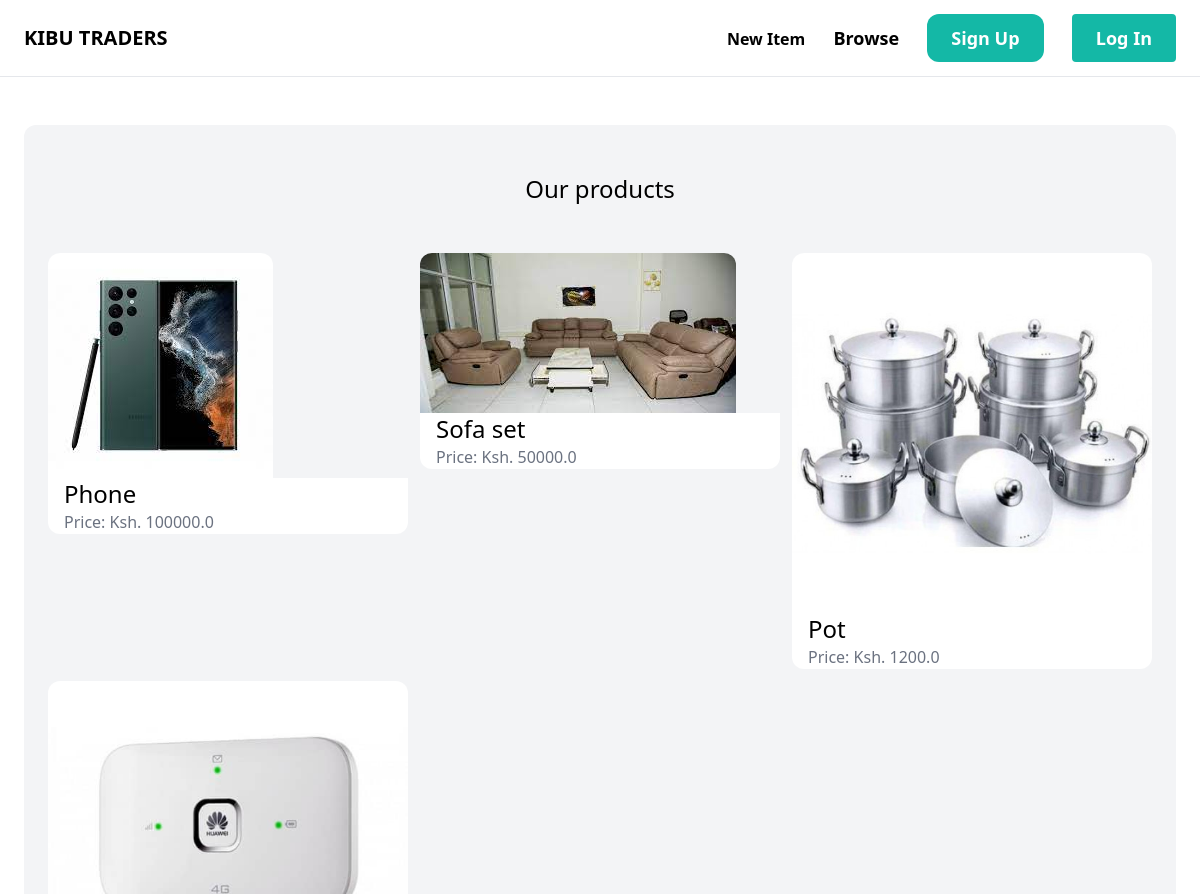
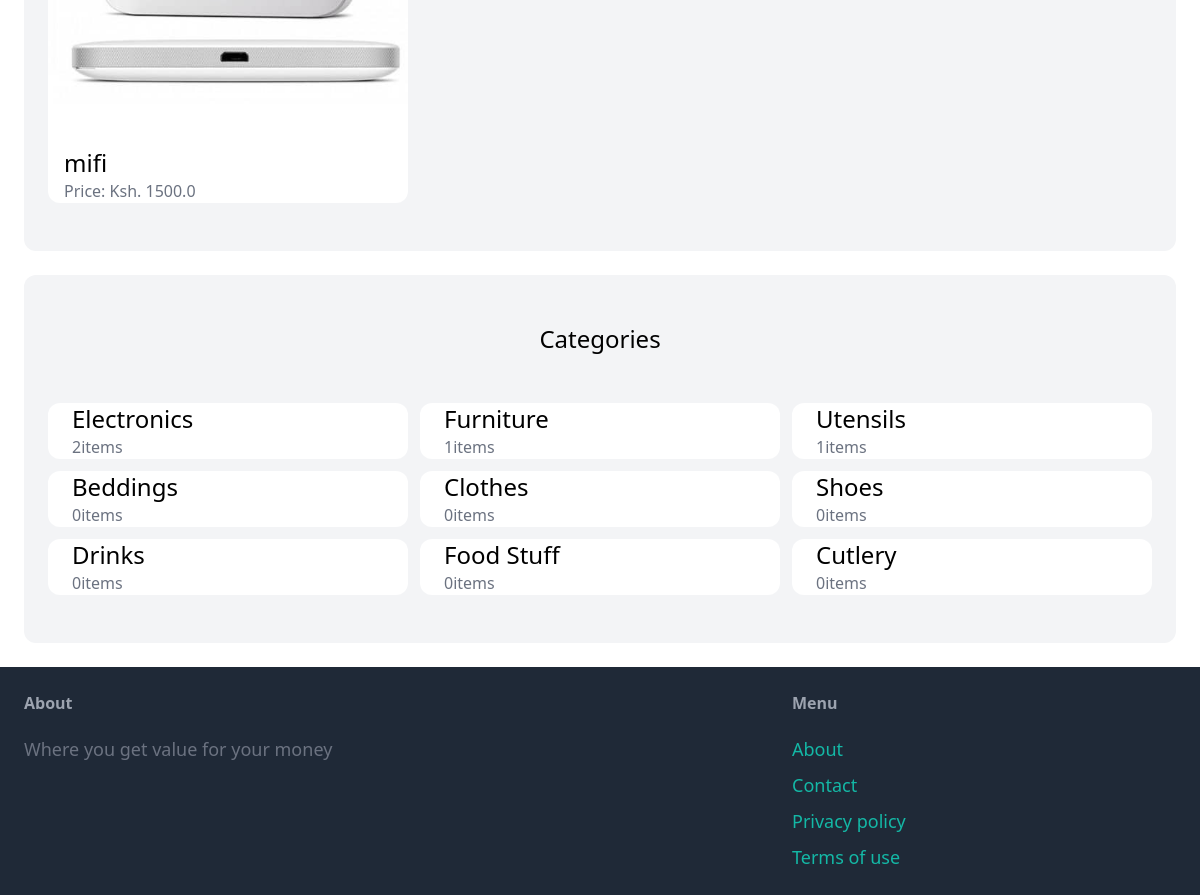
The page / on the database its author committed (2 pictures, top to bottom).
### item/models.py (models this page shows, shortened)
class Item(models.Model):
    category = models.ForeignKey(Category,related_name='items',on_delete=models.CASCADE)
    name = models.CharField(max_length=255)
    description = models.TextField(blank=True, null=True)
    price = models.FloatField()
    image = models.ImageField(upload_to='items_images',blank=True,null=True)
    is_sold = models.BooleanField(default=False)
    created_by = models.ForeignKey(User, related_name='items', on_delete=models.CASCADE)
    created_at = models.DateTimeField(auto_now_add=True)

class Category(models.Model):
    name = models.CharField(max_length=255)
    class Meta:
        verbose_name_plural = 'Categories'

### core/views.py (the view)
# urls.py: path('', views.index, name='index'),
def index(request):
    items = Item.objects.filter(is_sold=False)[0:6]
    category = Category.objects.all()
    return render(request, 'core/index.html',{
        'categories':category,
        'items':items})

### core/templates/core/index.html (shortened to what this page needs)
{% extends "core/base.html" %}
{%block content%}
    <div class="mt-6 px-6 py-12 bg-gray-100 rounded-xl">
        <h2 class= "mb-12 text-2xl text-center">Our products</h2>
        <div class= "grid grid-cols-3 gap-3">
            {% for item in items%}
                <div>
                    <a href="{% url 'item:detail' item.id %}">
                        <div>
                            <img src="{{ item.image.url }}" class="rounded-t-xl">
                        </div>
                        <div class="px-4 bg-white rounded-b-xl">
                            <h2 class = "text-2xl">{{item.name}}</h2>
                            <p class="text-gray-500">Price: Ksh. {{item.price}}
                        </div>
                    </a>
                </div>
            {% endfor %}
        </div>
    </div>
    <div class="mt-6 px-6 py-12 bg-gray-100 rounded-xl">
        <h2 class= "mb-12 text-2xl text-center">Categories</h2>
        <div class= "grid grid-cols-3 gap-3">
            {% for category in categories%}
            <div>
                <a href="#">
                    <div class="px-6 bg-white rounded-xl">
                        <h2 class = "text-2xl">{{ category.name }}</h2>
                        <p class="text-gray-500"> {{ category.items.count }}items</p>
                    </div>
                </a>
            </div>
            {% endfor %}
        </div>
    </div>
{%endblock%}

### core/templates/core/base.html (shortened to what this page needs)
<!doctype html>
<html>
    <head>
        <script src="https://cdn.tailwindcss.com"></script>
    </head>
    <body>
        <nav class='py-6 px-6 flex justify-between items-center border-b border-gray-200'>
            <a href='/'  class='text-xl font-semibold'>KIBU TRADERS </a>
            <div class='space-x-6'>
                <a href="#" class='text-ly font-semibold hover:text-gray-500'>New Item</a>
                <a href="#" class='text-lg font-semibold hover:text-gray-500'>Browse</a>
                <a href="{% url 'core:signup' % }" class='px-6 py-3 text-lg font-semibold bg-teal-500 text-white rounded-xl hover:bg-teal-900'>Sign Up</a>
                <a href="#" class='px-6 py-3 text-lg font-semibold bg-teal-500 text-white rounded -xl hover:bg-teal-900'>Log In</a>
            </div>
        </nav>
        <div class="px-6 py-6">
            {% block content %}
        </div>
        <footer class='py-6 px-6 flex justify-between bg-gray-800'>
            <div class='w-2/3 pr-10'>
                <h3 class='mb-5 font-semibold text-gray-400'>About</h3>
                <p class='text-lg text-gray-500'> Where you get value for your money<p>
            </div>
            <div class='w-1/3'>
                <h3 class='mb-5 font-semibold text-gray-400'>Menu </h3>
                <ul class='space-y-2'>
                    <li><a href="#" class='text-lg text-teal-500 hover:text-teal-700 bg-white-600'> About</a></li>
                    <li><a href="{% url 'core:contact' %}" class='text-lg text-teal-500 hover:text-teal-700'> Contact</a></li>
                    <li><a href="#" class='text-lg text-teal-500 hover:text-teal-700'>Privacy policy </a></li>
                    <li><a href="#" class='text-lg text-teal-500 hover:text-teal-700'>Terms of use </a></li>
    </body>
</html>

### rows shown on the page
Item: image (picture), name "Phone", price "100000.0"
Item: image (picture), name "Sofa set", price "50000.0"
Item: image (picture), name "Pot", price "1200.0"
Item: image (picture), name "mifi", price "1500.0"
Category: name "Electronics", items.count "2"
Category: name "Furniture", items.count "1"
Category: name "Utensils", items.count "1"
Category: name "Beddings", items.count "0"
Category: name "Clothes", items.count "0"
Category: name "Shoes", items.count "0"
Category: name "Drinks", items.count "0"
Category: name "Food Stuff", items.count "0"
Category: name "Cutlery", items.count "0"
